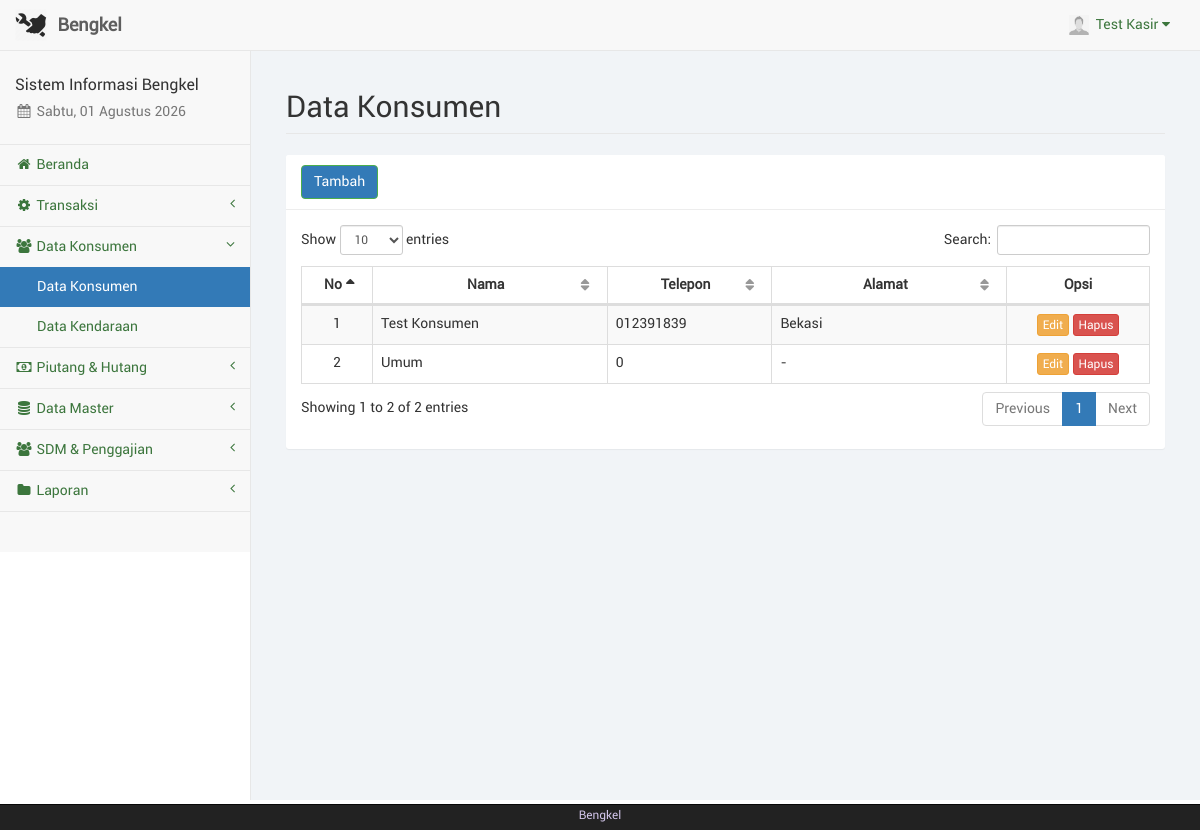
Page /kasir/konsumen.php (signed in) on the earlier database version.
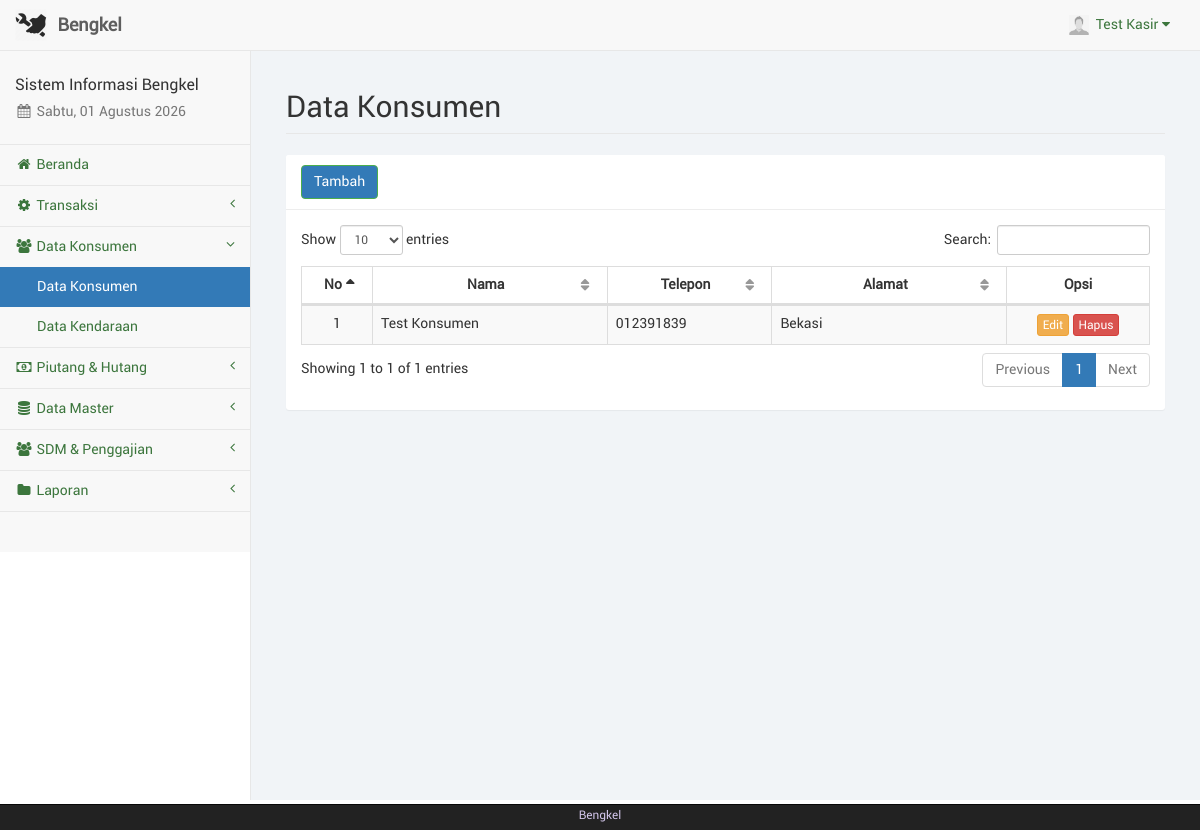
Same page on the later database version.
### tables this page shows
CREATE TABLE IF NOT EXISTS `kasir` (
  `id_kasir` int(11) NOT NULL,
  `nama_kasir` varchar(50) NOT NULL,
  `telp_kasir` varchar(20) NOT NULL,
  `user_kasir` varchar(50) NOT NULL,
  `pass_kasir` varchar(100) NOT NULL,
  `foto_kasir` text NOT NULL,
  `id_adm` int(11) NOT NULL
);

CREATE TABLE IF NOT EXISTS `konsumen` (
  `id_kon` int(11) NOT NULL,
  `nama_kon` varchar(50) NOT NULL,
  `telp_kon` varchar(20) NOT NULL,
  `alamat_kon` text NOT NULL
);

### kasir/sess_check.php (called while the page is built, shortened)
<?php
	$chk_sess = isset($_SESSION['kasir']) ? (int)$_SESSION['kasir'] : 0;
	include("dist/config/koneksi.php");
	$sql_sess = "SELECT * FROM kasir WHERE id_kasir='$chk_sess'";
	$ress_sess = mysqli_query($conn, $sql_sess);
	$row_sess = mysqli_fetch_array($ress_sess);
	$sess_kasirname = $row_sess['nama_kasir'];
	$sess_kasirfoto = $row_sess['foto_kasir'];
?>

### kasir/konsumen.php (the view, shortened to what this page needs)
<?php
	include("sess_check.php");
	$pagedesc = "Data Konsumen";
	include("layout_top.php");
?>
		<div id="page-wrapper">
            <div class="container-fluid">
                <div class="row">
                    <div class="col-lg-12">
                        <h1 class="page-header">Data Konsumen</h1>
                    </div>
                </div>
				<div class="row">
					<div class="col-lg-12"><?php include("layout_alert.php"); ?></div>
				</div>
				<div class="row">
					<div class="col-lg-12">
						<div class="panel panel-default">
							<div class="panel-heading">
								<a href="konsumen_tambah.php" class="btn btn-success">Tambah</a>
							</div>
							<div class="panel-body">
								<table class="table table-striped table-bordered table-hover" id="tabel-data">
									<thead>
										<tr>
											<th width="1%">No</th>
											<th width="10%">Nama</th>
											<th width="5%">Telepon</th>
											<th width="10%">Alamat</th>
											<th width="5%">Opsi</th>
										</tr>
									</thead>
									<tbody>
										<?php
											$i = 1;
											$sql = "SELECT * FROM konsumen WHERE id_kon!='0' ORDER BY nama_kon ASC";
											$ress = mysqli_query($conn, $sql);
											while($data = mysqli_fetch_array($ress)) {
												echo '<tr>';
												echo '<td class="text-center">'. $i .'</td>';
												echo '<td>' . htmlspecialchars($data['nama_kon']) .'</td>';
												echo '<td>' . htmlspecialchars($data['telp_kon']) .'</td>';
												echo '<td>' . htmlspecialchars($data['alamat_kon']) .'</td>';
												echo '<td class="text-center">
													  <a href="konsumen_edit.php?kon=' . htmlspecialchars($data['id_kon']) .'" class="btn btn-warning btn-xs">Edit</a>';?>
													  <a href="konsumen_hapus.php?kon=<?php echo $data['id_kon'];?>" onclick="return confirm('Apakah anda yakin akan menghapus <?php echo htmlspecialchars($data['nama_kon']);?>?');" class="btn btn-danger btn-xs">Hapus</a></td>
												<?php
												echo '</tr>';
												$i++;
											}
										?>
									</tbody>
								</table>
							</div>
						</div>
					</div>
				</div>
            </div>
        </div>
<?php
	include("layout_bottom.php");
?>

### kasir/layout_top.php (shortened to what this page needs)
<?php
	$haries = array("Sunday" => "Minggu", "Monday" => "Senin", "Tuesday" => "Selasa", "Wednesday" => "Rabu", "Thursday" => "Kamis", "Friday" => "Jum'at", "Saturday" => "Sabtu");
	$bulans = array("", "Januari", "Februari", "Maret", "April", "Mei", "Juni", "Juli", "Agustus", "September", "Oktober", "November", "Desember");
	$hari_ini = $haries[date("l")];
	$bulan_ini = $bulans[date("n")];
	$tanggal = date("d");
	$tahun = date("Y");
?>
<!DOCTYPE html>
<html lang="en">
<head>
	<link href="libs/bootstrap/dist/css/bootstrap.min.css" rel="stylesheet">
	<link href="libs/metisMenu/dist/metisMenu.min.css" rel="stylesheet">
    <link href="libs/datatables-plugins/integration/bootstrap/3/dataTables.bootstrap.css" rel="stylesheet">
    <link href="libs/datatables-responsive/css/dataTables.responsive.css" rel="stylesheet">
	<link href="dist/css/sb-admin-2.css" rel="stylesheet">
	<link href="dist/css/offline-font.css" rel="stylesheet">
	<link href="dist/css/custom.css" rel="stylesheet">
	<link href="libs/font-awesome/css/font-awesome.min.css" rel="stylesheet" type="text/css">
</head>
<body>
    <div id="wrapper">
        <nav class="navbar navbar-default navbar-static-top" role="navigation" style="margin-bottom: 0">
            <div class="navbar-header">
				<a class="navbar-brand hidden-xs" href="index.php">
					<img src="foto/logo.png" alt="brand" width="32" class="float-left image-brand">
					<div class="float-right">&nbsp;<strong>Bengkel</strong></div>
				</a>
			</div>
            <ul class="nav navbar-top-links navbar-right">
				<li class="dropdown dropdown-right">
					<a class="dropdown-toggle" data-toggle="dropdown" href="#">
						<img src="../foto/<?php echo $sess_kasirfoto;?>" width="20px" height="20px" padding="0px">&nbsp;&nbsp;<?php echo ucfirst($sess_kasirname); ?>&nbsp;<i class="fa fa-caret-down"></i>
					</a>
				</li>
			</ul>
            <div class="navbar-default sidebar" role="navigation">
                <div class="sidebar-nav navbar-collapse">
                    <ul class="nav" id="side-menu">
                        <li class="sidebar-search">
							<h4>Sistem Informasi Bengkel</h4>
							<h5 class="text-muted"><i class="fa fa-calendar fa-fw"></i>&nbsp;<?php echo $hari_ini.", ".$tanggal." ".$bulan_ini." ".$tahun ?></h5>
						</li>
						<?php
							if($pagedesc == "Beranda") {
								echo '<li><a href="index.php" class="active"><i class="fa fa-home fa-fw"></i>&nbsp;Beranda</a></li>';
							}
							else {
								echo '<li><a href="index.php"><i class="fa fa-home fa-fw"></i>&nbsp;Beranda</a></li>';
							}
							if(isset($menuparent) && $menuparent == "transaksi") {
								echo '<li class="active">';
							}
							else {
								echo '<li>';
							}
						?>
							<a href="#"><i class="fa fa-gear fa-fw"></i>&nbsp;Transaksi<span class="fa arrow"></span></a>
						</li>
						<?php
							if(isset($menuparent) && $menuparent == "konsumen") {
								echo '<li class="active">';
							}
							else {
								echo '<li>';
							}
						?>
							<a href="#"><i class="fa fa-group fa-fw"></i>&nbsp;Data Konsumen<span class="fa arrow"></span></a>
							<ul class="nav nav-second-level">
								<?php
									if($pagedesc == "Data Konsumen") {
										echo '<li><a href="konsumen.php" class="active">Data Konsumen</a></li>';
									}
									else {
										echo '<li><a href="konsumen.php">Data Konsumen</a></li>';
									}
									if($pagedesc == "Data Kendaraan") {
										echo '<li><a href="kendaraan.php" class="active">Data Kendaraan</a></li>';
									}
									else {
										echo '<li><a href="kendaraan.php">Data Kendaraan</a></li>';
									}
								?>
							</ul>
						</li>
						<?php
							if(isset($menuparent) && $menuparent == "piutang") {
								echo '<li class="active">';
							}
							else {
								echo '<li>';
							}
						?>
							<a href="#"><i class="fa fa-money fa-fw"></i>&nbsp;Piutang & Hutang<span class="fa arrow"></span></a>
						</li>
						<?php
							if(isset($menuparent) && $menuparent == "barang") {
								echo '<li class="active">';
							}
							else {
								echo '<li>';
							}
						?>
							<a href="#"><i class="fa fa-database fa-fw"></i>&nbsp;Data Master<span class="fa arrow"></span></a>
						</li>
						<?php
							if(isset($menuparent) && $menuparent == "sdm") {
								echo '<li class="active">';
							}
							else {
								echo '<li>';
							}
						?>
							<a href="#"><i class="fa fa-users fa-fw"></i>&nbsp;SDM & Penggajian<span class="fa arrow"></span></a>
						</li>
						<?php
							if(isset($menuparent) && $menuparent == "laporan") {
								echo '<li class="active">';
							}
							else {
								echo '<li>';
							}
						?>
							<a href="#"><i class="fa fa-folder fa-fw"></i>&nbsp;Laporan<span class="fa arrow"></span></a>
						</li>
		                </ul>
                 </div>
             </div>
         </nav>

### kasir/layout_bottom.php (shortened to what this page needs)
	</div>
	<div class="navbar navbar-inverse navbar-fixed-bottom footer-bottom">
		<div class="container text-center">
			<p class="text-center" style="color: #D1C4E9; margin: 0 0 5px; padding: 0"><small>Bengkel</p>
		</div>
	</div>
</body>
</html>

Differences in the rows shown:
removed konsumen: nama_kon "Umum", telp_kon "0", alamat_kon "-"
Other differences:
text written by a page script: "Show entries Search: Showing 1 to 2 of 2 entries Previous 1 Next" → "Show entries Search: Showing 1 to 1 of 1 entries Previous 1 Next"
